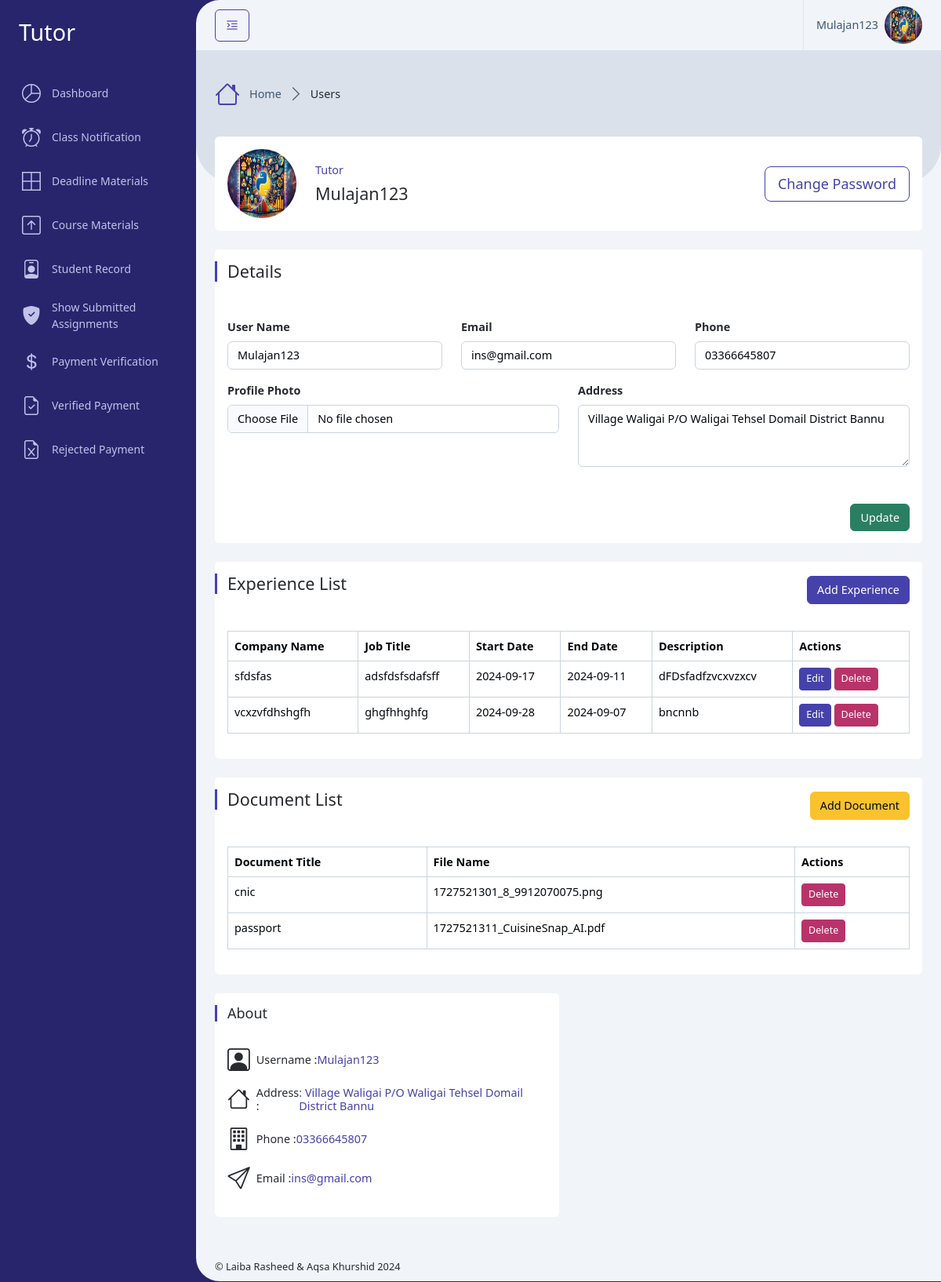
/Tutor/profile.php (signed in), run on the app's committed database.
### tables this page shows
CREATE TABLE `users` (
  `id` int(11) NOT NULL,
  `username` varchar(50) NOT NULL,
  `email` varchar(100) NOT NULL,
  `cnic` varchar(20) DEFAULT NULL,
  `date_of_birth` date DEFAULT NULL,
  `gender` varchar(20) DEFAULT NULL,
  `age` int(11) DEFAULT NULL,
  `address` varchar(255) DEFAULT NULL,
  `phone` varchar(20) DEFAULT NULL,
  `quranic_qualification` enum('Haifz','Tajweed','Tafseer','Nazra','Basic_Language_Courses','Other_Relevant_Qualification') DEFAULT 'Haifz',
  `profile_photo` varchar(255) DEFAULT NULL,
  `upload_cv` varchar(255) DEFAULT NULL,
  `password` varchar(255) NOT NULL,
  `role_id` int(11) NOT NULL,
  `isActive` tinyint(1) NOT NULL,
  `created_at` timestamp NOT NULL DEFAULT current_timestamp()
);

CREATE TABLE `experiences` (
  `id` int(11) NOT NULL,
  `user_id` int(11) NOT NULL,
  `company_name` varchar(255) NOT NULL,
  `job_title` varchar(255) NOT NULL,
  `no_of_year` int(11) DEFAULT NULL,
  `start_date` date DEFAULT NULL,
  `end_date` date DEFAULT NULL,
  `description` varchar(255) DEFAULT NULL,
  `file_upload` varchar(255) DEFAULT NULL,
  `created_at` timestamp NOT NULL DEFAULT current_timestamp()
);

CREATE TABLE `documents` (
  `id` int(11) NOT NULL,
  `user_id` int(11) NOT NULL,
  `doc_title` enum('cnic','passport','degree','certificate','cv') NOT NULL,
  `doc_file_name` varchar(255) NOT NULL,
  `created_at` timestamp NOT NULL DEFAULT current_timestamp()
);

### Tutor/profile.php (called while the page is built, shortened)
<?php
    require '../Database/config.php';
    $user_id = $_SESSION['user_id'];
    $stmt = $conn->prepare("SELECT * FROM users WHERE id = ?");
    $stmt->bind_param("i", $user_id);
    $stmt->execute();
    $user_result = $stmt->get_result();
    $user = $user_result->fetch_assoc();
    $stmt_exp = $conn->prepare("SELECT * FROM experiences WHERE user_id = ?");
    $stmt_exp->bind_param("i", $user_id);
    $stmt_exp->execute();
    $exp_result = $stmt_exp->get_result();
    $stmt_exp = $conn->prepare("SELECT * FROM documents WHERE user_id = ?");
    $stmt_exp->bind_param("i", $user_id);
    $stmt_exp->execute();
    $doc_result = $stmt_exp->get_result();
    include '../setting/_Layout.php';
?>

### Tutor/profile_content.php (the view, shortened to what this page needs)
<div class="row justify-content-center">
    <div class="col-xxl-12">
        <div class="card mb-4">
            <div class="card-body">
                <div class="row align-items-center">
                    <div class="col-auto">
                        <img src="../assets/uploads/<?php echo htmlspecialchars($user['profile_photo']); ?>" class="img-5xx rounded-circle" alt="Profile Photo" />
                    </div>
                    <div class="col">
                        <h6 class="text-primary">
                            <?php
                                switch ($_SESSION['role_id']) {
                                    case 2:
                                        echo htmlspecialchars('Tutor');
                                        break;
                                }
                            ?>
                        </h6>
                        <h4 class="m-0"><?php echo htmlspecialchars($user['username']); ?></h4>
                    </div>
                    <div class="col-12 col-md-auto">
                        <a href="#!" class="btn btn-outline-primary btn-lg">Change Password</a>
                    </div>
                </div>
            </div>
        </div>
    </div>
</div>
<div class="row">
    <div class="col-xxl-3 col-sm-6 col-12 order-xxl-1 order-xl-2 order-lg-2 order-md-2 order-sm-2">
        <div class="card mb-4">
            <div class="card-header">
                <h5 class="card-title">About</h5>
            </div>
            <div class="card-body">
                <h6 class="d-flex align-items-center mb-3">
                    <i class="bi bi-person-square fs-2 me-2"></i> Username :
                    <span class="text-primary"><?php echo htmlspecialchars($user['username']); ?></span>
                </h6>
                <h6 class="d-flex align-items-center mb-3">
                    <i class="bi bi-house fs-2 me-2"></i> Address :
                    <span class="text-primary">: <?php echo htmlspecialchars($user['address']); ?></span>
                </h6>
                <h6 class="d-flex align-items-center mb-3">
                    <i class="bi bi-building fs-2 me-2"></i> Phone :
                    <span class="text-primary"><?php echo htmlspecialchars($user['phone']); ?></span>
                </h6>
                <h6 class="d-flex align-items-center mb-3">
                    <i class="bi bi-send fs-2 me-2"></i> Email :
                    <span class="text-primary"><?php echo htmlspecialchars($user['email']); ?></span>
                </h6>
            </div>
        </div>
    </div>
    <div class="col-xxl-9 col-sm-12 col-12 order-xxl-2 order-xl-1 order-lg-1 order-md-1 order-sm-1">
        <div class="card mb-4">
            <form action="Controller/profile_update.php" method="POST" enctype="multipart/form-data">
                <div class="card-header">
                    <h4 class="card-title mb-3">Details</h4>
                </div>
                <div class="card-body">
                    <div class="row">
                        <div class="col-lg-4 col-sm-4 col-12">
                            <div class="mb-3">
                                <label class="form-label">User Name</label>
                                <input type="text" class="form-control" name="username" placeholder="Enter UserName" value="<?php echo htmlspecialchars($user['username']); ?>" required/>
                            </div>
                        </div>
                        <div class="col-lg-4 col-sm-4 col-12">
                            <div class="mb-3">
                                <label class="form-label">Email</label>
                                <input type="email" class="form-control" name="email" placeholder="Enter email address" value="<?php echo htmlspecialchars($user['email']); ?>" required/>
                            </div>
                        </div>
                        <div class="col-lg-4 col-sm-4 col-12">
                            <div class="mb-3">
                                <label class="form-label">Phone</label>
                                <input type="number" class="form-control" name="phone" placeholder="Enter phone number" value="<?php echo htmlspecialchars($user['phone']); ?>" required/>
                            </div>
                        </div>
                        <div class="col-sm-6 col-12">
                            <div class="mb-3">
                                <label class="form-label">Profile Photo</label>
                                <input class="form-control" type="file" name="profile_photo">
                            </div>
                        </div>
                        <div class="col-sm-6 col-12">
                            <div class="mb-3">
                                <label class="form-label">Address</label>
                                <textarea class="form-control" name="address" placeholder="Enter Address" rows="3" required><?php echo htmlspecialchars($user['address']); ?></textarea>
                            </div>
                        </div>
                    </div>
                </div>
                <div class="card-footer">
                    <div class="d-flex gap-2 justify-content-end">
                        <button type="submit" class="btn btn-success">Update</button>
                    </div>
                </div>
            </form>
        </div>
        <div class="card mb-4">
            <div class="card-header d-flex justify-content-between align-items-center">
                <h4 class="card-title mb-3">Experience List</h4>
                <button type="button" class="btn btn-primary" data-bs-toggle="modal" data-bs-target="#addExperienceModal">
                    Add Experience
                </button>
            </div>
            <div class="card-body">
                <div class="table-responsive">
                    <table class="table table-bordered">
                        <thead>
                            <tr>
                                <th>Company Name</th>
                                <th>Job Title</th>
                                <th>Start Date</th>
                                <th>End Date</th>
                                <th>Description</th>
                                <th>Actions</th>
                            </tr>
                        </thead>
                        <tbody>
                            <?php while ($exp = $exp_result->fetch_assoc()) { ?>
                                <tr>
                                    <td><?php echo htmlspecialchars($exp['company_name']); ?></td>
                                    <td><?php echo htmlspecialchars($exp['job_title']); ?></td>
                                    <td><?php echo htmlspecialchars($exp['start_date']); ?></td>
                                    <td><?php echo htmlspecialchars($exp['end_date']); ?></td>
                                    <td><?php echo htmlspecialchars($exp['description']); ?></td>
                                    <td>
                                        <button type="button" class="btn btn-sm btn-primary btn-edit-experience" data-experience='<?php echo json_encode($exp); ?>'>Edit</button>
                                        <button type="button" class="btn btn-sm btn-danger btn-delete-experience" data-id="<?php echo $exp['id']; ?>">Delete</button>
                                    </td>
                                </tr>
                            <?php } ?>
                        </tbody>
                    </table>
                </div>
            </div>
        </div>
        <div class="card mb-4">
            <div class="card-header d-flex justify-content-between align-items-center">
                <h4 class="card-title mb-3">Document List</h4>
                <button type="button" class="btn btn-warning" data-bs-toggle="modal" data-bs-target="#addDocumentModal">
                    Add Document
                </button>
            </div>
            <div class="card-body">
                <div class="table-responsive">
                    <table class="table table-bordered">
                        <thead>
                            <tr>
                                <th>Document Title</th>
                                <th>File Name</th>
                                <th>Actions</th>
                            </tr>
                        </thead>
                        <tbody>
                            <?php while ($doc = $doc_result->fetch_assoc()) { ?>
                                <tr>
                                    <td><?php echo htmlspecialchars($doc['doc_title']); ?></td>
                                    <td><?php echo htmlspecialchars($doc['doc_file_name']); ?></td>
                                    <td>
                                        <button type="button" class="btn btn-sm btn-danger btn-delete-document" data-id="<?php echo $doc['id']; ?>">Delete</button>
                                </tr>
                            <?php } ?>
                        </tbody>
                    </table>
                </div>
            </div>
        </div>
    </div>
</div>

### setting/_Header.php (shortened to what this page needs)
<div class="app-header d-flex align-items-center">
    <div class="d-flex">
        <button class="btn btn-outline-primary me-2 pin-sidebar" id="pin-sidebar">
            <i class="bi bi-text-indent-left fs-5"></i>
        </button>
    </div>
    <div class="header-actions">
        <div class="dropdown ms-3">
            <a id="userSettings" class="dropdown-toggle d-flex py-2 align-items-center ps-3 border-start" href="#!"
                role="button" data-bs-toggle="dropdown" aria-expanded="false">
                <span class="d-none d-md-block me-2"><?php echo htmlspecialchars($user['username']); ?></span>
                <img src="../assets/uploads/<?php echo htmlspecialchars($user['profile_photo']); ?>" class="rounded-circle img-3x" alt="Bootstrap Gallery" />
            </a>
        </div>
    </div>
</div>

### data on the page
users: username "Mulajan123", profile_photo (picture), address "Village Waligai P/O Waligai Tehsel Domail District Bannu", phone "03366645807", email "ins@gmail.com"
experiences: company_name "sfdsfas", job_title "adsfdsfsdafsff", start_date "2024-09-17", end_date "2024-09-11", description "dFDsfadfzvcxvzxcv"
experiences: company_name "vcxzvfdhshgfh", job_title "ghgfhhghfg", start_date "2024-09-28", end_date "2024-09-07", description "bncnnb"
documents: doc_title "cnic", doc_file_name "1727521301_8_9912070075.png"
documents: doc_title "passport", doc_file_name "1727521311_CuisineSnap_AI.pdf"

### other printed values
$roleTitle "Tutor"
$title "Users"
